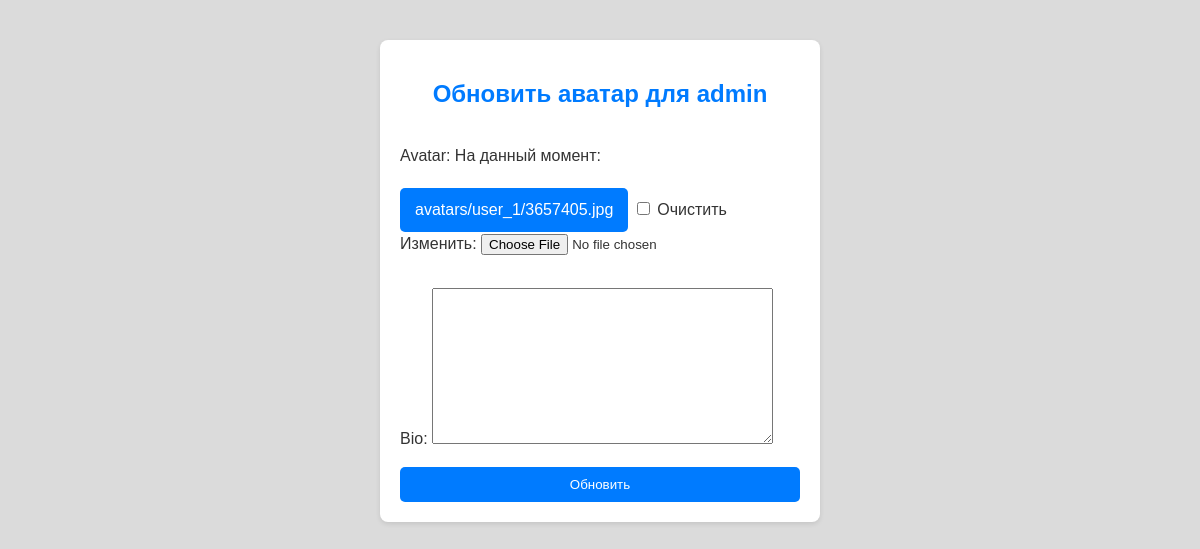
The page /ru/accounts/avatar-update/2/ (signed in) on the database as committed earlier.
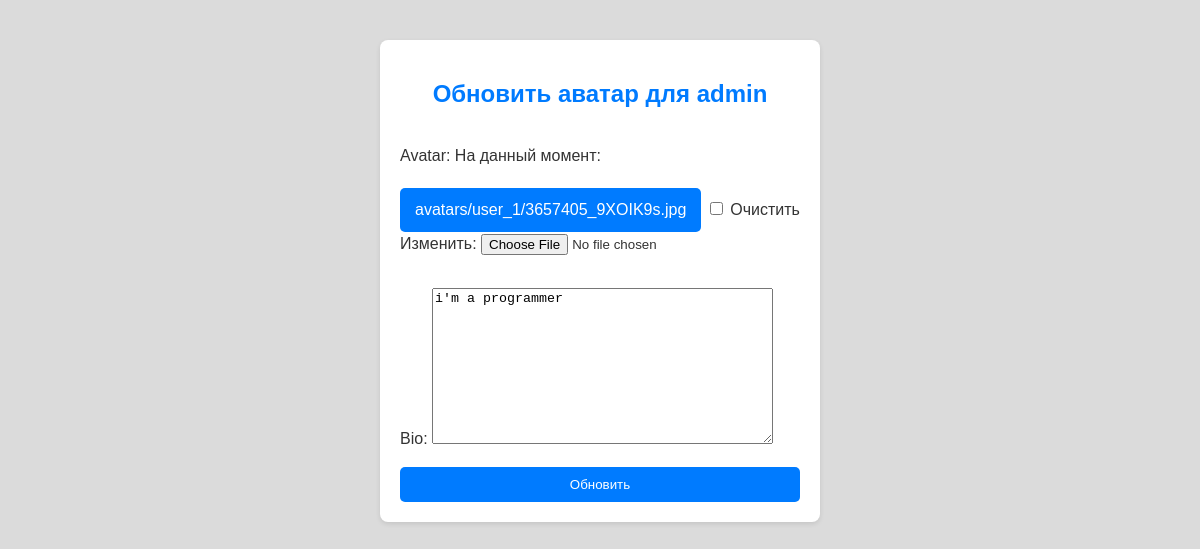
The same page on the database as committed later.
### myauth/models.py (models this page shows)
class Profile(models.Model):
     avatar = models.ImageField(null=True, blank=True, upload_to=profile_avatar_directory_path)
     user = models.OneToOneField(User, on_delete=models.CASCADE)
     bio = models.TextField(max_length=500, blank=True)
     agreement_accepted = models.BooleanField(default=False)

### myauth/views.py (the view, shortened to what this page needs)
# urls.py: path('avatar-update/<int:pk>/', UpdateAvatarView.as_view(), name='avatar-update'),
class UpdateAvatarView(UserPassesTestMixin, UpdateView):
    template_name = "myauth/update_avatar.html"
    model = Profile
    fields = "avatar", "bio"
    def test_func(self):
        print(self.request.user)
        print(self.request.user.is_staff)
        if self.request.user.is_staff:
            return True
        self.object = self.get_object()
        if self.request.user.pk == self.object.user.pk:
            return True
        return False
    def get_object(self, queryset=None):
        pk = self.kwargs.get(self.pk_url_kwarg)
        user = User.objects.select_related("profile").get(pk=pk)
        try:
            return user.profile
        except Profile.DoesNotExist:
            return Profile.objects.create(user=user)

### myauth/templates/myauth/update_avatar.html (shortened to what this page needs)
{% extends 'myauth/base.html' %}
{% block body %}
    <section class="avatar-update-section">
        <h1>Обновить аватар для {{ request.user.username }}</h1>
        <form method="post" enctype="multipart/form-data" class="avatar-update-form">
            {{ form.as_p }}
            <button type="submit" class="btn-update">Обновить</button>
        </form>
    </section>
{% endblock %}

### myauth/templates/myauth/base.html (shortened to what this page needs)
{% load static %}
<!DOCTYPE html>
<html lang="ru">
<head>
    <link rel="stylesheet" href="{% static 'myauth/css/styles.css' %}">
</head>
<body>
    <div class="container">
        {% block body %}
        {% endblock %}
    </div>
</body>
</html>

### myauth/static/myauth/css/styles.css (style rules this page uses)
body { font-family: Arial, sans-serif; background-color: #dbdbdb; color: #333; margin: 0; padding: 20px; }
h1 { text-align: center; color: #007BFF; }
p { font-size: 16px; line-height: 1.5; }
a { display: inline-block; margin-top: 20px; padding: 10px 15px; background-color: #007BFF; color: white; text-decoration: none; border-radius: 5px; transition: background-color 0.3s ease; }
.avatar-update-section { background-color: #ffffff; border-radius: 8px; padding: 20px; box-shadow: 0 2px 5px rgba(0, 0, 0, 0.1); max-width: 400px; margin: 20px auto; }
.avatar-update-section h1 { text-align: center; color: #007BFF; }
.avatar-update-form { display: flex; flex-direction: column; }
.btn-update { background-color: #007BFF; color: white; padding: 10px; border: none; border-radius: 5px; cursor: pointer; transition: background-color 0.3s ease; }

Rows that differ between the two databases and show on the page:
changed Profile: bio (not shown) → "i'm a programmer"
Other text that changed with them:
text no longer shown: "Avatar: На данный момент: avatars/user_1/3657405.jpg Очистить Изменить: Bio:"
text now shown: "Avatar: На данный момент: avatars/user_1/3657405_9XOIK9s.jpg Очистить Изменить: Bio:"
